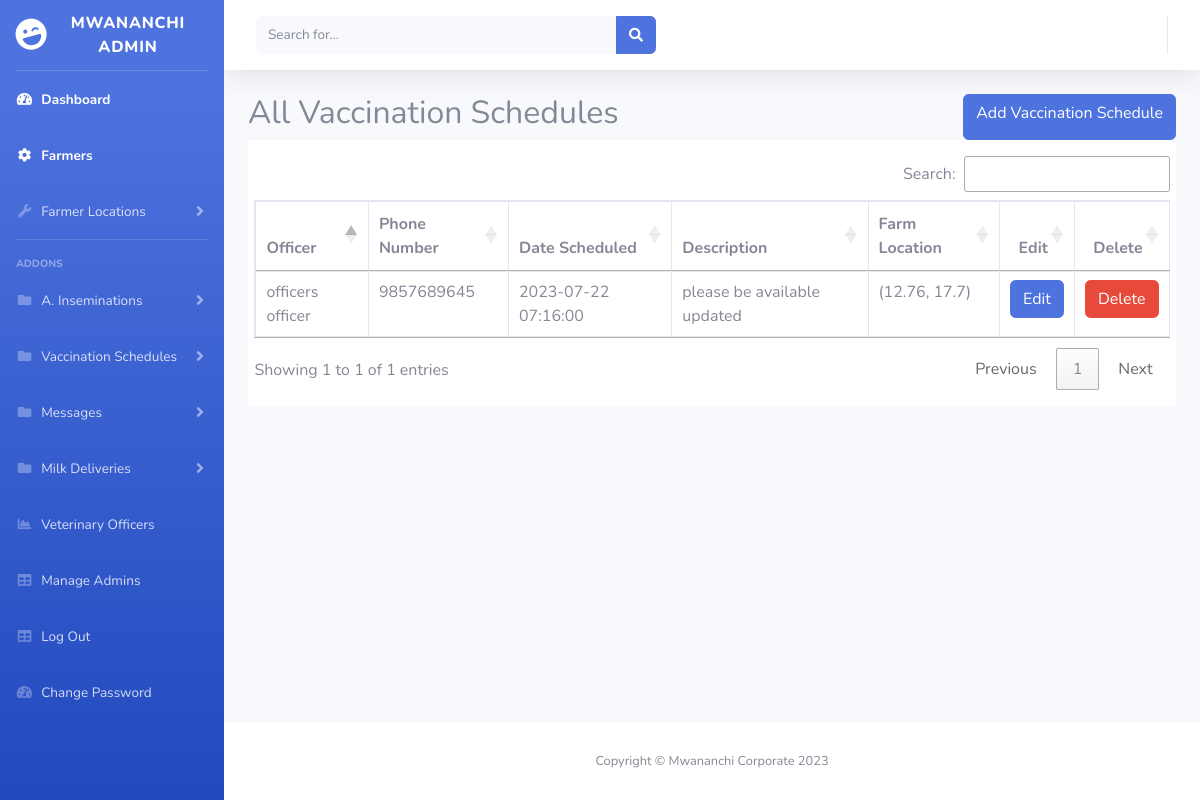
The page /admin/all-vaccinations.php (signed in) on the database its author committed.
### tables this page shows
CREATE TABLE `vaccination` (
  `vaccination_id` int NOT NULL,
  `vaccination_officer_id` int NOT NULL,
  `vaccination_location_id` int NOT NULL,
  `vaccination_date` timestamp NOT NULL DEFAULT CURRENT_TIMESTAMP,
  `vaccination_details` varchar(5000) NOT NULL
);

CREATE TABLE `veterinary_officers` (
  `veterinary_officers_id` int NOT NULL,
  `veterinary_officers_officer_name` varchar(50) NOT NULL,
  `veterinary_officers_contact_number` varchar(500) NOT NULL,
  `veterinary_officers_email_address` varchar(500) NOT NULL,
  `veterinary_officers_address` varchar(500) NOT NULL
);

CREATE TABLE `farmer_locations` (
  `farmer_locations_id` int NOT NULL,
  `farmer_locations_farmer_id` int NOT NULL,
  `farmer_locations_latitude` varchar(50) NOT NULL,
  `farmer_locations_longitude` varchar(50) NOT NULL
);

### admin/all-vaccinations.php (the view, shortened to what this page needs)
<!DOCTYPE html>
<html lang="en">
<head>
    <link href="vendor/fontawesome-free/css/all.min.css" rel="stylesheet" type="text/css">
    <link href="css/sb-admin-2.min.css" rel="stylesheet">
    <link rel="stylesheet" href="https://cdn.datatables.net/1.13.1/css/dataTables.bootstrap5.min.css">
    <link rel="stylesheet" href="https://cdn.datatables.net/1.13.1/css/jquery.dataTables.min.css">
    <link rel="stylesheet" href="https://cdn.datatables.net/buttons/2.3.2/css/buttons.dataTables.min.css">
</head>
<body id="page-top">
    <div id="wrapper">
        <?php include 'sidebar.php'; ?>
        <div id="content-wrapper" class="d-flex flex-column">
            <div id="content">
                <nav class="navbar navbar-expand navbar-light bg-white topbar mb-4 static-top shadow">
                    <form class="d-none d-sm-inline-block form-inline mr-auto ml-md-3 my-2 my-md-0 mw-100 navbar-search">
                        <div class="input-group">
                            <input type="text" class="form-control bg-light border-0 small" placeholder="Search for..." aria-label="Search" aria-describedby="basic-addon2">
                            <div class="input-group-append">
                                <button class="btn btn-primary" type="button">
                                    <i class="fas fa-search fa-sm"></i>
                                </button>
                            </div>
                        </div>
                    </form>
                    <ul class="navbar-nav ml-auto">
                    </ul>
                </nav>
                <div class="container-fluid">
                    <div class="row">
                        <div class="col-lg-12">
                            <div class="d-flex justify-content-between">
                                <h2 class="title-1 m-b-25">All Vaccination Schedules</h2>
                                <a href="create-vaccination.php" class="btn btn-primary">Add Vaccination Schedule</a>
                            </div>
                            <div class="table-responsive table--no-card m-b-40" style="background-color: #fff;padding:1rem .4rem;">
                                <table class="table table-bordered" id="example">
                                    <thead>
                                        <tr>
                                            <th>Officer</th>
                                            <th>Phone Number</th>
                                            <th>Date Scheduled</th>
                                            <th>Description </th>
                                            <th>Farm Location </th>
                                            <th class="text-right">Edit</th>
                                            <th class="text-right">Delete</th>
                                        </tr>
                                    </thead>
                                    <tbody>
                                        <?php
                                        include 'db-connection.php';
                                        $data = "SELECT ai.vaccination_id, ai.vaccination_date, ai.vaccination_details, vo.veterinary_officers_officer_name, vo.veterinary_officers_contact_number, fl.farmer_locations_latitude, fl.farmer_locations_longitude
                                        FROM vaccination ai
                                        JOIN veterinary_officers vo ON ai.vaccination_officer_id = vo.veterinary_officers_id
                                        JOIN farmer_locations fl ON ai.vaccination_location_id = fl.farmer_locations_id";
                                        $query = mysqli_query($conn, $data);
                                        while ($fetch = mysqli_fetch_assoc($query)) {
                                            $id = $fetch['vaccination_id'];
                                            $officername = $fetch['veterinary_officers_officer_name'];
                                            $officercontact = $fetch['veterinary_officers_contact_number'];
                                            $datescheduled = $fetch['vaccination_date'];
                                            $description = $fetch['vaccination_details'];
                                            $locationlatitude = $fetch['farmer_locations_latitude'];
                                            $locationlongitude = $fetch['farmer_locations_longitude'];
                                            echo "
                                                    <tr>
                                                        <td>$officername</td>
                                                        <td>$officercontact</td>
                                                        <td>$datescheduled</td>
                                                        <td>$description</td>
                                                        <td>($locationlatitude, $locationlongitude)</td>
                                                        <td><a href='edit_vaccination_record.php?id=$id' class='btn btn-primary btn-block'>Edit</td>
                                                        <td><a href='delete_insemination_record.php?id=$id' class='btn btn-danger btn-block'>Delete</td>
                                                    </tr>
                                                ";
                                        }
                                        ?>
                                    </tbody>
                                </table>
                            </div>
                        </div>
                    </div>
                </div>
            </div>
            <footer class="sticky-footer bg-white">
                <div class="container my-auto">
                    <div class="copyright text-center my-auto">
                        <span>Copyright &copy; Mwananchi Corporate 2023</span>
                    </div>
                </div>
            </footer>
        </div>
    </div>
</body>
</html>

### admin/sidebar.php (shortened to what this page needs)
<ul class="navbar-nav bg-gradient-primary sidebar sidebar-dark accordion" id="accordionSidebar">
    <a class="sidebar-brand d-flex align-items-center justify-content-center" href="index.html">
        <div class="sidebar-brand-icon rotate-n-15">
            <i class="fas fa-laugh-wink"></i>
        </div>
        <div class="sidebar-brand-text mx-3">Mwananchi Admin <sup></sup></div>
    </a>
    <hr class="sidebar-divider my-0">
    <li class="nav-item active">
        <a class="nav-link" href="index.php">
            <i class="fas fa-fw fa-tachometer-alt"></i>
            <span>Dashboard</span></a>
    </li>
    <li class="nav-item active">
        <a class="nav-link" href="all-farmers.php">
        <i class="fas fa-fw fa-cog"></i>
            <span>Farmers</span></a>
    </li>
    <li class="nav-item">
        <a class="nav-link collapsed" href="#" data-toggle="collapse" data-target="#collapseUtilities" aria-expanded="true" aria-controls="collapseUtilities">
            <i class="fas fa-fw fa-wrench"></i>
            <span>Farmer Locations</span>
        </a>
    </li>
    <hr class="sidebar-divider">
    <div class="sidebar-heading">
        Addons
    </div>
    <li class="nav-item">
        <a class="nav-link collapsed" href="#" data-toggle="collapse" data-target="#collapsePages" aria-expanded="true" aria-controls="collapsePages">
            <i class="fas fa-fw fa-folder"></i>
            <span>A. Inseminations</span>
        </a>
    </li>
    <li class="nav-item">
        <a class="nav-link collapsed" href="#" data-toggle="collapse" data-target="#collapsePagestwo" aria-expanded="true" aria-controls="collapsePagestwo">
            <i class="fas fa-fw fa-folder"></i>
            <span>Vaccination Schedules</span>
        </a>
    </li>
    <li class="nav-item">
        <a class="nav-link collapsed" href="#" data-toggle="collapse" data-target="#collapsePagestwocomm" aria-expanded="true" aria-controls="collapsePagestwocomm">
            <i class="fas fa-fw fa-folder"></i>
            <span>Messages</span>
        </a>
    </li>
    <li class="nav-item">
        <a class="nav-link collapsed" href="#" data-toggle="collapse" data-target="#collapsePagestwodel" aria-expanded="true" aria-controls="collapsePagestwodel">
            <i class="fas fa-fw fa-folder"></i>
            <span>Milk Deliveries</span>
        </a>
    </li>
    <li class="nav-item">
        <a class="nav-link" href="all-veterinary-officers.php">
            <i class="fas fa-fw fa-chart-area"></i>
            <span>Veterinary Officers</span></a>
    </li>
    <li class="nav-item">
        <a class="nav-link" href="all-admin.php">
            <i class="fas fa-fw fa-table"></i>
            <span>Manage Admins</span></a>
    </li>
    <li class="nav-item">
        <a class="nav-link" href="logout.php">
            <i class="fas fa-fw fa-table"></i>
            <span>Log Out</span></a>
    </li>
    <li class="nav-item">
        <a class="nav-link" href="account-settings.php">
            <i class="fas fa-fw fa-tachometer-alt"></i>
            <span>Change Password</span></a>
    </li>
</ul>

### rows shown on the page
vaccination: vaccination_officer.veterinary_officers_officer_name "officers officer", vaccination_officer.veterinary_officers_contact_number "9857689645", vaccination_date "2023-07-22 07:16:00", vaccination_details "please be available updated", vaccination_location.farmer_locations_latitude "12.76", vaccination_location.farmer_locations_longitude "17.7"
